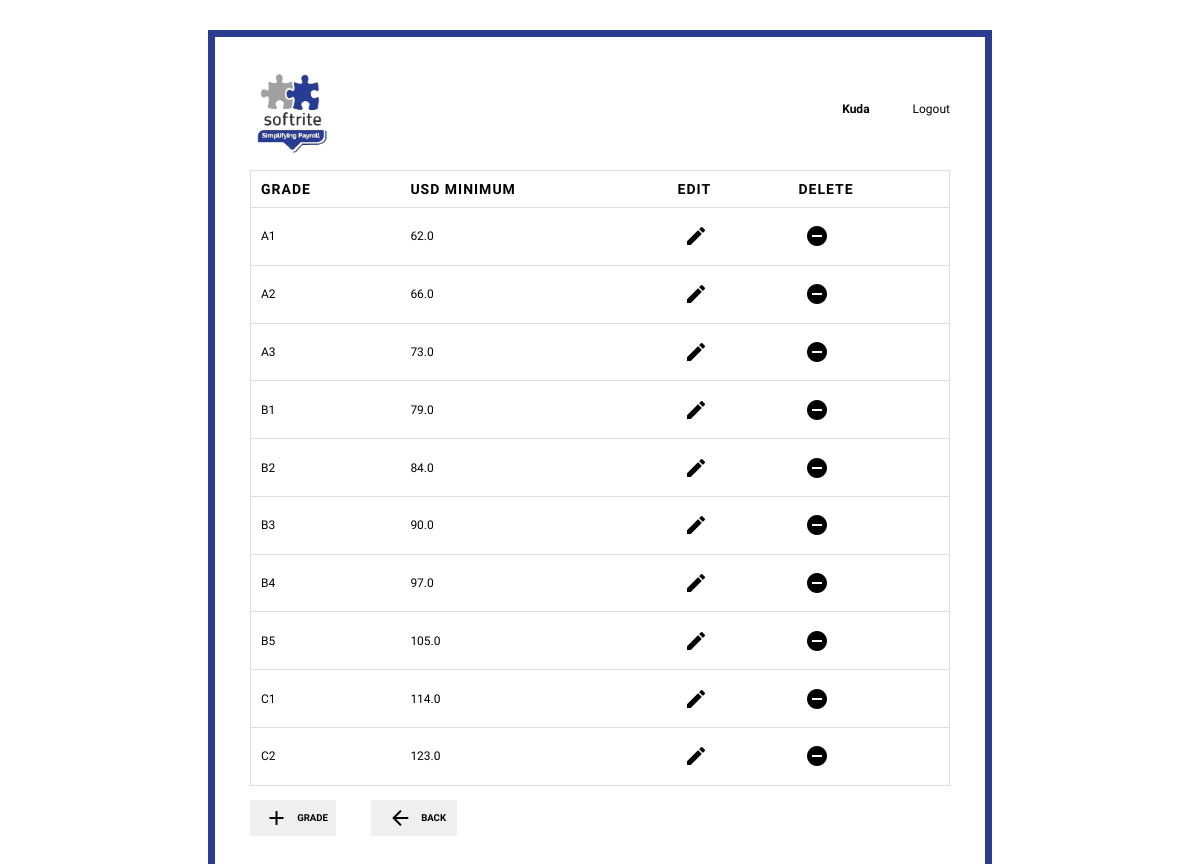
The page /nec/1/grades/ (signed in) on the database its author committed.
### payroll_info/models.py (models this page shows, shortened)
class Grades(models.Model):
    nec = models.ForeignKey(NEC, on_delete=models.CASCADE, null=True)
    grade = models.CharField(max_length=2)
    usd_minimum = models.FloatField()
    class Meta:
        verbose_name_plural = "NEC USD Grades"

### payroll_info/views.py (the view)
# urls.py: path('nec/<int:pk>/grades/', views.NecGradesListView.as_view(), name='nec-grades'),
class NecGradesListView(LoginRequiredMixin, ListView):
    model = Grades
    template_name = 'payroll_info/nec_grades_list.html'
    context_object_name = 'grades'
    ordering = ['grade']
    paginate_by = 10
    def get_queryset(self):
        return NEC.objects.get(id=self.kwargs['pk']).grades_set.order_by("grade")
    def get_context_data(self, **kwargs):
        context = super().get_context_data(**kwargs)
        context['title'] = 'NEC Grades'
        context['nec'] = NEC.objects.get(id=self.kwargs['pk'])
        return context

### payroll_info/templates/payroll_info/nec_grades_list.html (shortened to what this page needs)
{% extends 'payroll_info/base.html' %}
{% block content %}
    <section id="grades_list">
        {% if grades %}
            <table>
                <thead>
                    <tr>
                        <th>Grade</th>
                        <th>USD Minimum</th>
                        <th>Edit</th>
                        <th>Delete</th>
                    </tr>
                </thead>
                {% for obj in grades %}
                    <tr>
                        <td>{{ obj.grade }}
                        <td>{{ obj.usd_minimum }}</td>
                        <td>
                            <a class="plain-link" href="{% url 'nec-grade-update' nec.id obj.id %}">
                                <i class="material-icons">edit</i>
                            </a>
                        </td>
                        <td>
                            <a class="plain-link" href="{% url 'nec-grade-delete' nec.id obj.id %}">
                                <i class="material-icons">remove_circle</i>
                            </a>
                        </td>
                    </tr>
                {% endfor %}
            </table>
         {% else %}
            <p>
                No grades added for the <b>{{ nec.name }}</b> NEC.
            </p>
        {% endif %}
    </section>
    <span class="button-row-left">
        <a class="plain-link" href="{% url 'nec-grade-add' nec.id %} ">
            <button type="button">
                <i class="material-icons">add</i>
                Grade
            </button>
        </a>
        <a class="plain-link" href="{% url 'payroll-home' %}">
            <button type="button">
                <i class="material-icons">arrow_back</i>
                Back
            </button>
        </a>
    </span>
{% endblock %}

### payroll_info/templates/payroll_info/base.html (shortened to what this page needs)
<!DOCTYPE html>
{% load static %}
{% load crispy_forms_tags %}
<html lang="en" dir="ltr">
    <head>
        <link rel="stylesheet" href="{% static 'payroll_info/css/qfc-light.css' %}">
        <link rel="stylesheet" href="{% static 'payroll_info/css/style2.css' %}">
        <link rel="stylesheet" href="{% static 'payroll_info/css/tables.css' %}">
        <link rel="stylesheet" href="{% static 'payroll_info/css/colours.css' %}">
    </head>
    <body>
        <div class="qfc-container">
            <section class="ribbon-container">
                <a href="{% url 'payroll-home' %}">
                    <img src="{% static 'payroll_info/images/logo-transparent.png' %}" class="ribbon-logo">
                </a>
                {%if user.is_authenticated %}
                    <div>
                        <a class="plain-link plain" href="{% url 'profile' %}" style="padding-right:2.5rem;">
                            <b>{{ user.username | title }}</b>
                        </a>
                        <a class="plain-link" href="{% url 'logout' %}">Logout</a>
                    </div>
                {% else %}
                    <div>
                        <a class="plain-link" href="{% url 'login' %}">Login</a>
                    </div>
                {% endif %}
            </section>
            {% block content %}
            {% endblock content%}
        </div>
    </body>
</html>

### payroll_info/static/payroll_info/css/qfc-light.css (style rules this page uses)
body { --main-bg-color: white; background: var(--main-bg-color); }
.qfc-container { --form-theme-color: #2a3c90; --form-bg-color: white; --input-text-color: black; --button-hover: #4e5050; --input-bg-gray: #E2E5E5; border: 7px solid var(--form-theme-color); font-size: 1em; font-family: "Titillium Web", sans-serif; background-color: var(--form-bg-color); padding: 35px; width: 700px; margin: 30px auto; }
.qfc-container div { margin-top: 5px; margin-bottom: 15px; }
.qfc-container button, input[type='button'], input[type='reset'], input[type='submit'] { font-family: inherit; line-height: 0; font-size: .8em; padding: 0; width: 86px; height: 36px; border: 0; cursor: pointer; -webkit-transition: all 0.3s; -moz-transition: all 0.3s; transition: all 0.3s; font-weight: 600; text-transform: uppercase; }

### payroll_info/static/payroll_info/css/style2.css (style rules this page uses)
.ribbon-container { width: 100%; margin-bottom: 2%; display: flex; justify-content: space-between; align-items: center; }
.ribbon-logo { width: 40%; display: block; }
.ribbon-container > a { text-align: center; width: 30%; }
.button-row-left { display: flex; justify-content: flex-start; width:auto; column-gap: 5%; margin: 2% auto 2% auto; }
.button-link, .plain-link { text-decoration: none; color: inherit; }
.material-icons { vertical-align: middle; padding: 0.4rem; }
@media only screen and (min-width: 300px) and (max-width: 1200px) { body { font-size: 12px; } }

### payroll_info/static/payroll_info/css/tables.css (style rules this page uses)
table { border: 1px solid #ccc; border-collapse: collapse; margin:0; padding:0; width: 100%; }
table tr { border: 1px solid #ddd; padding: 5px; }
table th, table td { padding: 10px; text-align: left; }
table th { font-size: 14px; letter-spacing: 1px; text-transform: uppercase; }

### rows shown on the page
Grades: grade "A1", usd_minimum "62.0"
Grades: grade "A2", usd_minimum "66.0"
Grades: grade "A3", usd_minimum "73.0"
Grades: grade "B1", usd_minimum "79.0"
Grades: grade "B2", usd_minimum "84.0"
Grades: grade "B3", usd_minimum "90.0"
Grades: grade "B4", usd_minimum "97.0"
Grades: grade "B5", usd_minimum "105.0"
Grades: grade "C1", usd_minimum "114.0"
Grades: grade "C2", usd_minimum "123.0"

### other values the page prints
{{ user.username | title }} "Kuda"
